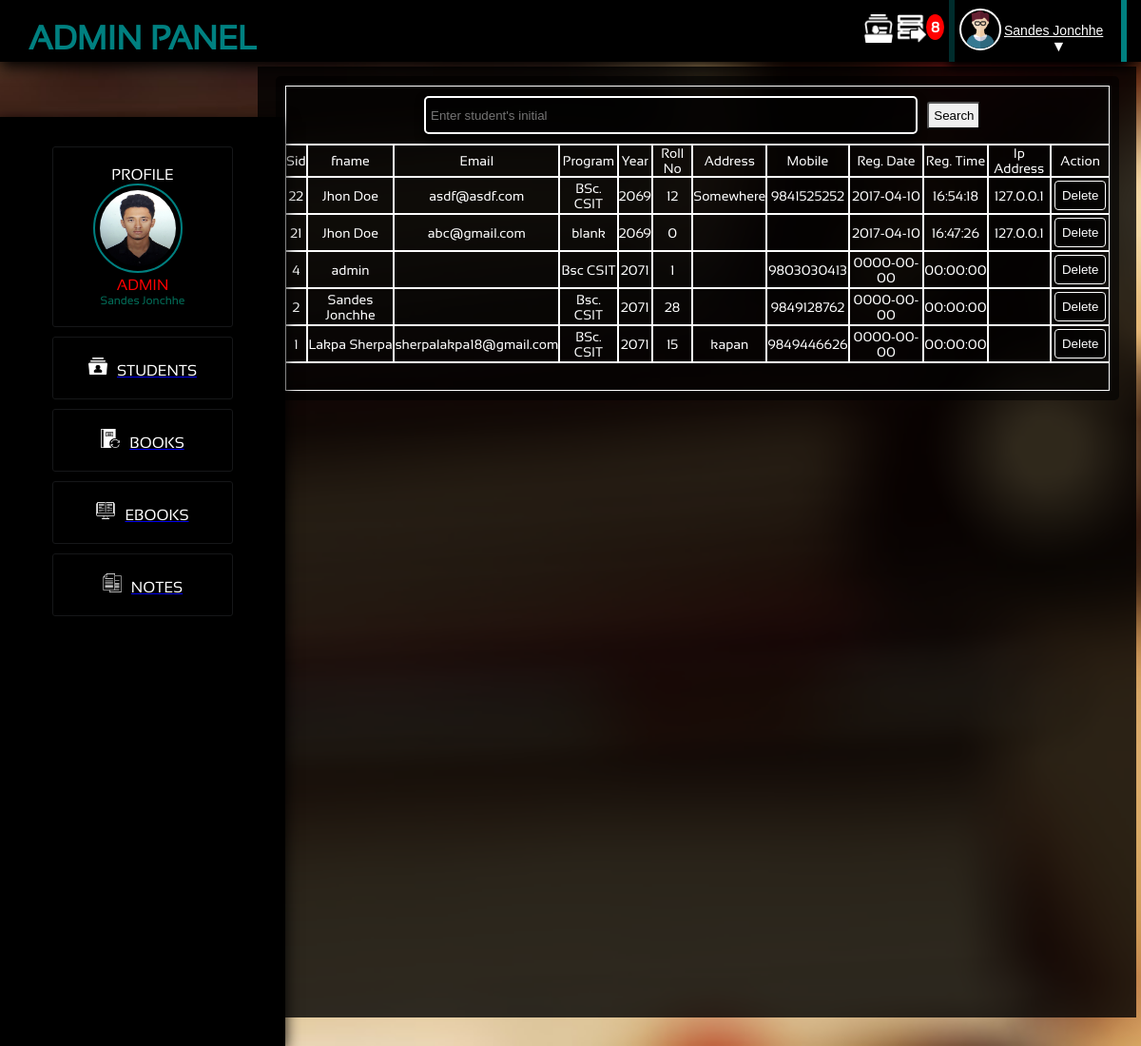
Screenshot of /admin/students.php (signed in) with the database file from the repository.
### tables this page shows
CREATE TABLE `student` (
  `image` varchar(50) NOT NULL,
  `sid` int(11) NOT NULL,
  `email` varchar(30) NOT NULL,
  `password` varchar(20) NOT NULL,
  `fname` varchar(30) DEFAULT NULL,
  `program` varchar(10) DEFAULT NULL,
  `year` varchar(8) DEFAULT NULL,
  `roll_no` int(11) DEFAULT NULL,
  `address` varchar(30) NOT NULL,
  `mobile` varchar(20) DEFAULT NULL,
  `reg_date` date NOT NULL,
  `reg_time` time NOT NULL,
  `ip_address` varchar(15) NOT NULL
);

### admin/class/class.ManageStudents.php (called while the page is built, shortened)
<?php
	include_once( '../class.database.php' );
		class ManageStudents{
			public $linker;
			function __construct(){
				$db_connection = new dbConnection();
				$this->linker = $db_connection->connect();
				return $this->linker;
			}
			function listStu($limit,$program=null){
				if(isset($limit,$program))
				{
					$query = $this->linker->query("SELECT * FROM student WHERE program='$program' ORDER BY sid DESC $limit");
				}else{
					$query = $this->linker->query("SELECT * FROM student ORDER BY sid DESC $limit");
				}
				$counts = $query->rowCount();
				if($counts >= 1)
				{
					$result = $query->fetchAll();
				}
				else
				{
					$result = $counts;
				}
				return $result;
			}
		}
?>

### class.database.php (called while the page is built, shortened)
<?php
	class dbConnection{
		public $db_name = 'php-librarys';
		public $db_user = 'root';
		public $db_pass = '';
		public $db_host = 'localhost';
		function connect(){
			try{
				$this->db_conn = new PDO("mysql:host=$this->db_host;dbname=$this->db_name",
					$this->db_user,$this->db_pass);
				return $this->db_conn;
			}
			catch(PDOException $e){
				return $e->getMessage();
			}
		}
	}
?>

### admin/manage/manage.students.php (called while the page is built, shortened)
<?php
  include_once('class/class.ManageStudents.php');
  $init = new ManageStudents();
  if(isset($_GET['sid']))
  {
    $id = $_GET['sid'];
    $list_student = $init->listIdStu(array('sid' => $sid));
  }else{
    if(isset($_GET['program']))
    {
      $program = $_GET['program'];
      $list_student = $init->listStu($limit,$program);
    }
    else{
        if(isset($_GET['page'])){
          $page = preg_replace("#[^0-9]#","",$_GET['page']);
        }else{
          $page = 1;
        }
        $perPage = 12;
        $limit = "LIMIT ".($page-1)*$perPage.",$perPage";
        $list_student = $init->listStu($limit);
    }
  }

### admin/students.php (the view, shortened to what this page needs)
<?php
  include_once('header.php');
  include_once('manage/manage.students.php');
?>
<div class="main_content">
<div class="displaycontainer"><Center>
<table class="table table-striped">
  <thead>
    <tr >
      <section id="search">
      <form method="get" action="#" class="searching">
      <td colspan="12" style=""><input type="text" placeholder="Enter student's initial" id="admin_search" name="sname"/><input type="Submit" value="Search" id="search_s"></td>
    </form>
    </tr>
    <tr>
      <td>Sid</td>
      <td>fname</td>
      <td>Email</td>
      <td>Program</td>
      <td>Year</td>
      <td>Roll No</td>
      <td>Address</td>
      <td>Mobile</td>
      <td>Reg. Date</td>
      <td>Reg. Time</td>
      <td>Ip Address</td>
      <td>Action</td>
    </tr>
  </thead>
  <tbody>
    <?php
    if(!isset($_GET['sname'])){
    if($list_student !== 0)
    {
      foreach ($list_student as $key => $value) {
        ?>
         <tr>
        <td><?php echo $value['sid']; ?></td>
        <td><?php echo $value['fname']; ?></td>
        <td><?php echo $value['email']; ?></td>
        <td><?php echo $value['program']; ?></td>
        <td><?php echo $value['year']; ?></td>
        <td><?php echo $value['roll_no']; ?></td>
        <td><?php echo $value['address']; ?></td>
        <td><?php echo $value['mobile']; ?></td>
        <td><?php echo $value['reg_date']; ?></td>
        <td><?php echo $value['reg_time']; ?></td>
        <td><?php echo $value['ip_address']; ?></td>
        <td>
          <button id="btn_delete<?php echo $value['sid']; ?>" value="<?php echo $value['sid']; ?>">Delete</button>
        </td>
        </tr>
        <?php
      }
    }else{
      echo '<td colspan="12">Sorry no more Student to show under this section/td>';
    }
    ?>
    <tr><td colspan="12"><?php echo $stu_pagination; ?></td></tr>
  <?php
    }else{
      echo $searched_s;
    }
  ?>
  </tbody>
  </table>
</div>
</div>

### admin/admin_style.css (style rules this page uses)
body,html { margin:0px; padding:0px; background:#5C5B5C; font-family:sansation; }
.main_content { background:rgba(0,0,0,0.8); height:1000px; width:77%; float:right; color:white; margin-top:70px; margin-right:5px; }
.displayContainer { color:#100706; height:auto; width:98%; margin:10px 10px 10px 10px; }
.displaycontainer #search { display:none; transition:all 0.6s; }
#admin_search { background:red; padding:5px; box-shadow:0px 5px 10px black; border-radius:5px; border:2px solid white; background:rgba(0,0,0,0.6); color:white; margin:10px; width:60%; height:40px; }
#search_s { padding:5px; cursor:pointer; border-radius:3px; }
.displaycontainer table { color:white; background:rgba(0,0,0,0.6); padding:10px; border-radius:5px; width:98%; font-size:14px; border-spacing:0px; text-align:center; background:white; color:black; color:white; background:rgba(0,0,0,0.6); }
.displaycontainer table tr { //border:0px solid white; padding:0px; height:30px; }
.displaycontainer table tr td { border:0.5px solid white; //border-left:0px; //border-right:0px; //border-top:0px; padding:0px; }
.displaycontainer table button { border-radius:4px; // background:teal; color:white; padding:7px; cursor:pointer; border:0px; margin:3px; background:rgba(0,0,0,0.6); color:white; border:1px solid white; }

### rows the page displays
student: sid "22", fname "Jhon Doe", email "asdf@asdf.com", program "BSc. CSIT", year "2069", roll_no "12", address "Somewhere", mobile "9841525252", reg_date "2017-04-10", reg_time "16:54:18", ip_address "127.0.0.1"
student: sid "21", fname "Jhon Doe", email "abc@gmail.com", program "blank", year "2069", roll_no "0", reg_date "2017-04-10", reg_time "16:47:26", ip_address "127.0.0.1"
student: sid "4", fname "admin", program "Bsc CSIT", year "2071", roll_no "1", mobile "9803030413", reg_date "0000-00-00", reg_time "00:00:00"
student: sid "2", fname "Sandes Jonchhe", program "Bsc. CSIT", year "2071", roll_no "28", mobile "9849128762", reg_date "0000-00-00", reg_time "00:00:00"
student: sid "1", fname "Lakpa Sherpa", email "sherpalakpa18@gmail.com", program "BSc. CSIT", year "2071", roll_no "15", address "kapan", mobile "9849446626", reg_date "0000-00-00", reg_time "00:00:00"

### other values shown
$_SESSION['todo_name'] "Sandes Jonchhe"
$init->countIssues() "8"
